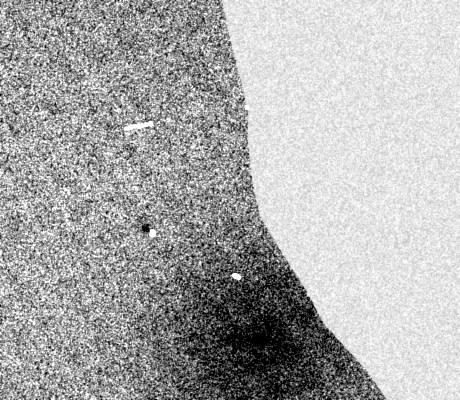
#> input picture casefiles/KERALA_2025_CASE01/inputs/sar/scene_preview.png, 460 x 400 px
$ python frames.py
#> lines starting #> are read from the running program, lines starting #| are printed output that depends on the picture
### common/geo.py
"""Geography helpers — coastline model + conversions."""
import numpy as np
from . import config as C


# [12 lines left out: functions coast_lon_at, is_land, not called in this run]


def coastline_geojson():
    coords = [[lon, lat] for lat, lon in C.COASTLINE]
    # build a crude land polygon to fill east of the coast inside the AOI
    bbox = C.AOI
    poly = coords + [[bbox["lon_max"], bbox["lat_max"]],
                     [bbox["lon_max"], bbox["lat_min"]]]
    return {
        "type": "FeatureCollection",
        "features": [
            {"type": "Feature", "properties": {"kind": "coastline"},
             "geometry": {"type": "LineString", "coordinates": coords}},
            {"type": "Feature", "properties": {"kind": "land"},
             "geometry": {"type": "Polygon", "coordinates": [poly]}},
        ],
    }


def deg_per_meter(lat):
    return 1.0 / C.M_PER_DEG_LAT, 1.0 / C.m_per_deg_lon(lat)

### evidence/frames.py
"""
Render the three map frames used inside the evidence PDF (pure PIL —
no GUI / no matplotlib needed, works fully offline).

  frame1_detection.png  SAR scene + slick classes + ships at T0
  frame2_origin.png     backward origin-cloud key frames (-6/-12/-18/-24h)
  frame3_suspects.png   top-3 suspect tracks + ghost gap + origin cloud
"""
import json
import datetime as dt
import math
import numpy as np
import pandas as pd
from PIL import Image, ImageDraw

from common import config as C
from common.geo import coastline_geojson

BOX = dict(lon0=75.15, lon1=76.65, lat0=8.65, lat1=9.95)
W, H = 1500, 980

SEA = (8, 20, 38)
LAND = (30, 41, 54)
GRID = (24, 42, 66)
RED = (255, 71, 87)
AMBER = (255, 176, 32)
GREY = (150, 160, 175)
CYAN = (46, 213, 255)
GREEN = (60, 220, 140)
WHITE = (230, 238, 245)


def _proj(lon, lat):
    x = (lon - BOX["lon0"]) / (BOX["lon1"] - BOX["lon0"]) * W
    y = (BOX["lat1"] - lat) / (BOX["lat1"] - BOX["lat0"]) * H
    return x, y


def _basemap(with_scene=False):
#> called with with_scene = True
    img = Image.new("RGB", (W, H), SEA)
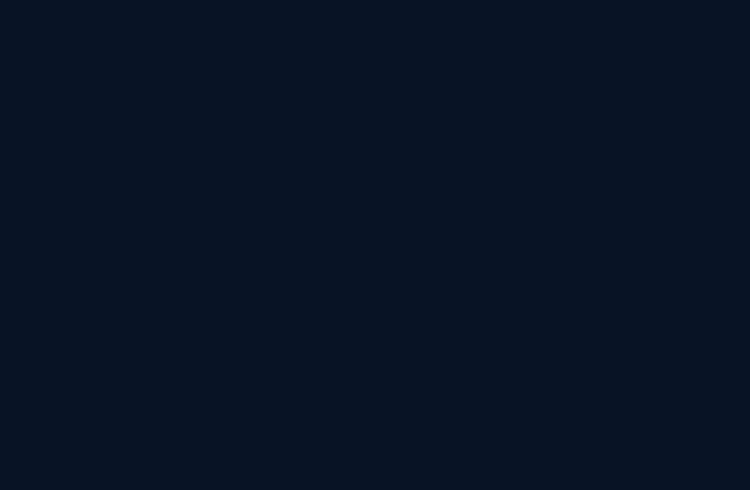
#> img: PIL image 1500x980 RGB (shown at 1/2 size); mean R, G, B 8, 20, 38
    dr = ImageDraw.Draw(img, "RGBA")
    if with_scene and C.SAR_PREVIEW.exists():
        scene = Image.open(C.SAR_PREVIEW).convert("L")
#> scene is the input picture: PIL image 460x400 L; min 0, max 255, mean 171.6
        s = C.SCENE
        x0, y0 = _proj(s["lon_min"], s["lat_max"])
        x1, y1 = _proj(s["lon_max"], s["lat_min"])
        scene = scene.resize((int(x1 - x0), int(y1 - y0)))
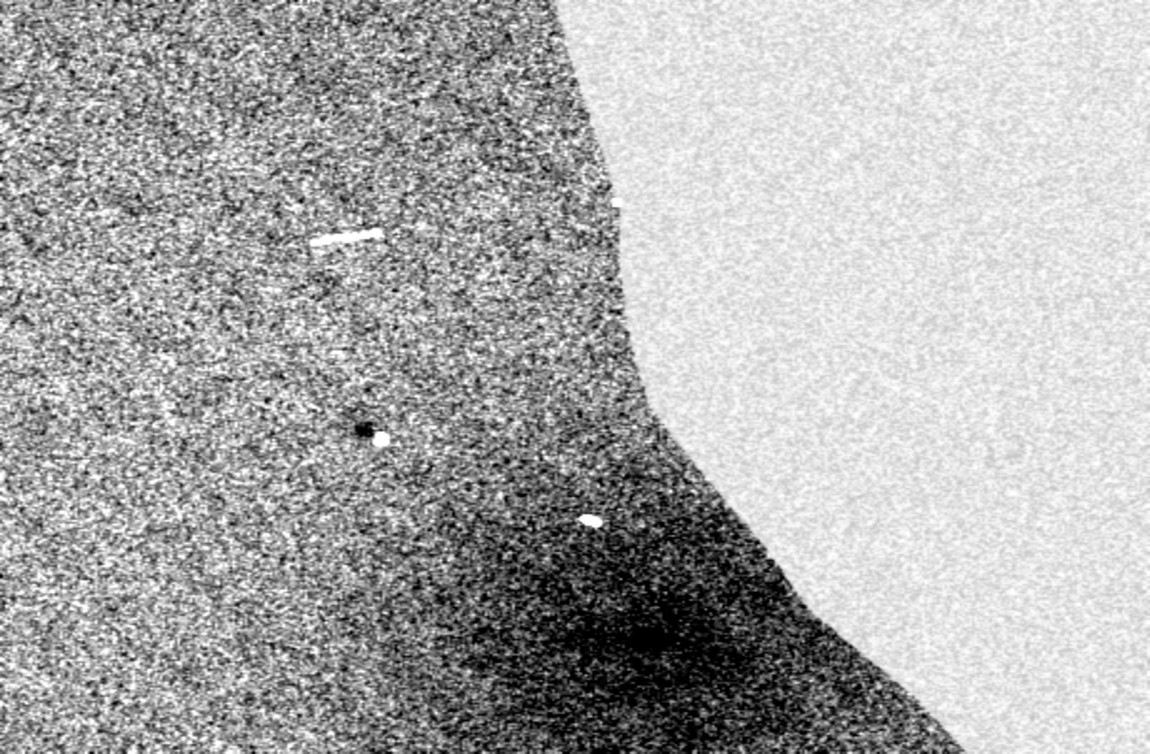
#> scene: PIL image 2299x1507 L (shown at 1/2 size); min 0, max 255, mean 171.6
        tinted = Image.merge("RGB", (scene.point(lambda v: v // 3),
                                      scene.point(lambda v: v // 2), scene))
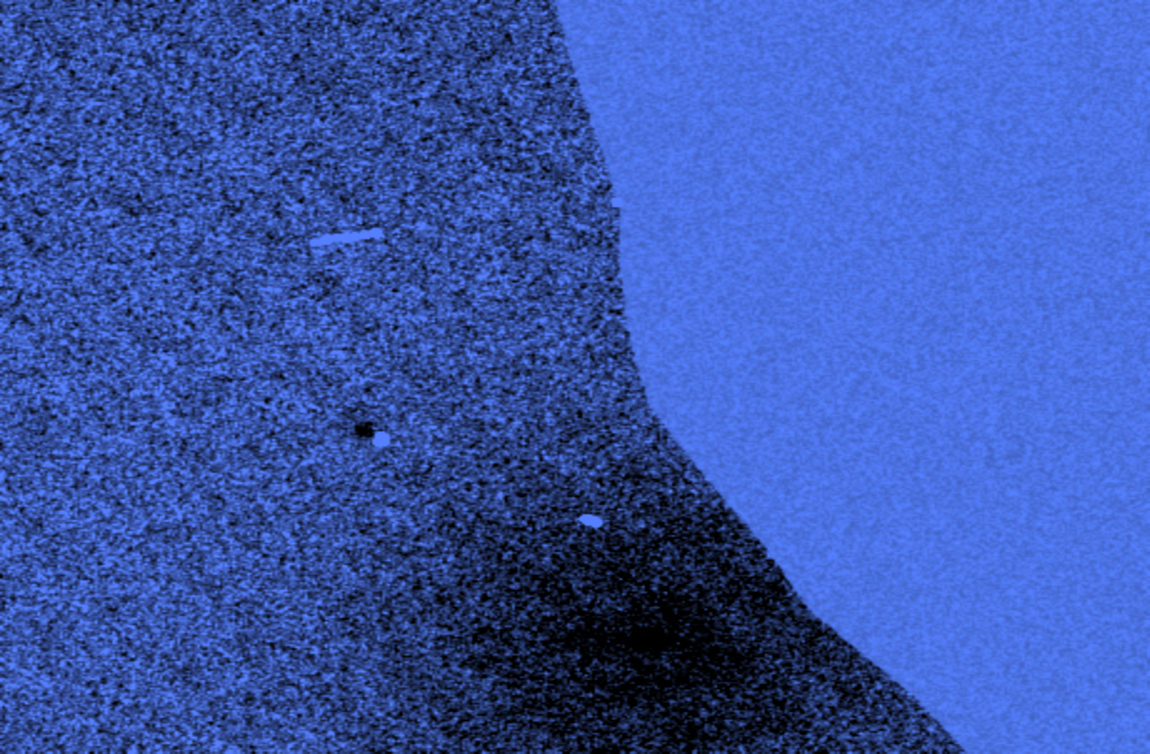
#> tinted: PIL image 2299x1507 RGB (shown at 1/2 size); mean R, G, B 56.9, 85.6, 171.6
        img.paste(tinted, (int(x0), int(y0)))
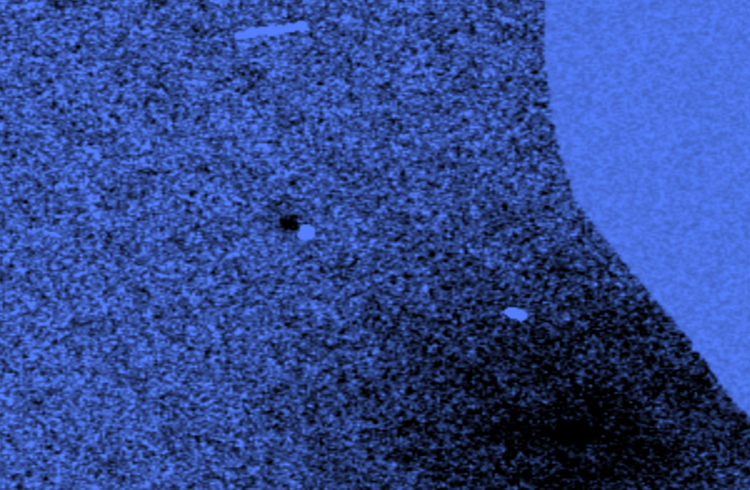
#> img: PIL image 1500x980 RGB (shown at 1/2 size); mean R, G, B 48.3, 72.7, 145.9
        dr = ImageDraw.Draw(img, "RGBA")
    # land
    land_poly = None
    for f in coastline_geojson()["features"]:
        if f["properties"]["kind"] == "land":
            land_poly = f["geometry"]["coordinates"][0]
    dr.polygon([_proj(lon, lat) for lon, lat in land_poly], fill=LAND)
    # graticule
    for lon in np.arange(math.floor(BOX["lon0"] * 4) / 4, BOX["lon1"], 0.25):
        x, _ = _proj(lon, 0)
        dr.line([(x, 0), (x, H)], fill=GRID, width=1)
        dr.text((x + 3, H - 18), f"{lon:.2f}E", fill=(90, 110, 130))
    for lat in np.arange(math.floor(BOX["lat0"] * 4) / 4, BOX["lat1"], 0.25):
        _, y = _proj(0, lat)
        dr.line([(0, y), (W, y)], fill=GRID, width=1)
        dr.text((6, y + 2), f"{lat:.2f}N", fill=(90, 110, 130))
    return img, dr


# [6 lines left out: function _poly, not called in this run]


def frame_detection():
    img, dr = _basemap(with_scene=True)
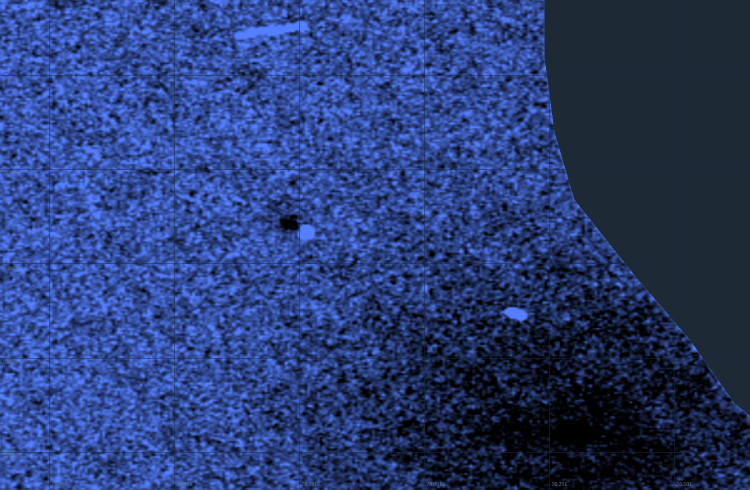
#> img: PIL image 1500x980 RGB (shown at 1/2 size); mean R, G, B 40.9, 61, 117.8
#> (the run stopped early here; a loop or call above may not have finished)
